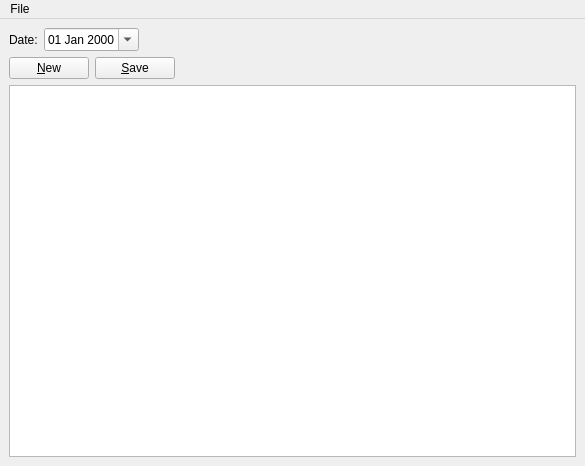
<?xml version="1.0" encoding="UTF-8"?>
<ui version="4.0">
 <class>Overtime_DataEntry</class>
 <widget class="QMainWindow" name="Overtime_DataEntry">
  <property name="geometry">
   <rect>
    <x>0</x>
    <y>0</y>
    <width>585</width>
    <height>466</height>
   </rect>
  </property>
  <property name="windowTitle">
   <string>Overtime</string>
  </property>
  <widget class="QWidget" name="centralwidget">
   <layout class="QVBoxLayout" name="verticalLayout">
    <item>
     <layout class="QHBoxLayout" name="horizontalLayout">
      <item>
       <widget class="QLabel" name="label">
        <property name="text">
         <string>Date:</string>
        </property>
       </widget>
      </item>
      <item>
       <widget class="QDateEdit" name="dtpDate">
        <property name="displayFormat">
         <string>dd MMM yyyy</string>
        </property>
        <property name="calendarPopup">
         <bool>true</bool>
        </property>
       </widget>
      </item>
      <item>
       <spacer name="horizontalSpacer">
        <property name="orientation">
         <enum>Qt::Horizontal</enum>
        </property>
        <property name="sizeHint" stdset="0">
         <size>
          <width>40</width>
          <height>20</height>
         </size>
        </property>
       </spacer>
      </item>
     </layout>
    </item>
    <item>
     <layout class="QHBoxLayout" name="horizontalLayout_2">
      <item>
       <widget class="QPushButton" name="cmdNew">
        <property name="text">
         <string>&amp;New</string>
        </property>
       </widget>
      </item>
      <item>
       <widget class="QPushButton" name="cmdSave">
        <property name="text">
         <string>&amp;Save</string>
        </property>
       </widget>
      </item>
      <item>
       <spacer name="horizontalSpacer_2">
        <property name="orientation">
         <enum>Qt::Horizontal</enum>
        </property>
        <property name="sizeHint" stdset="0">
         <size>
          <width>40</width>
          <height>20</height>
         </size>
        </property>
       </spacer>
      </item>
     </layout>
    </item>
    <item>
     <widget class="QTableView" name="tblData"/>
    </item>
   </layout>
  </widget>
  <widget class="QMenuBar" name="menubar">
   <property name="geometry">
    <rect>
     <x>0</x>
     <y>0</y>
     <width>585</width>
     <height>21</height>
    </rect>
   </property>
   <widget class="QMenu" name="menuFile">
    <property name="title">
     <string>File</string>
    </property>
    <addaction name="actionSet_Date"/>
    <addaction name="actionRecalculate"/>
   </widget>
   <addaction name="menuFile"/>
  </widget>
  <action name="actionSet_Date">
   <property name="text">
    <string>Set Date</string>
   </property>
  </action>
  <action name="actionRecalculate">
   <property name="text">
    <string>Recalculate</string>
   </property>
  </action>
 </widget>
 <resources/>
 <connections/>
</ui>
